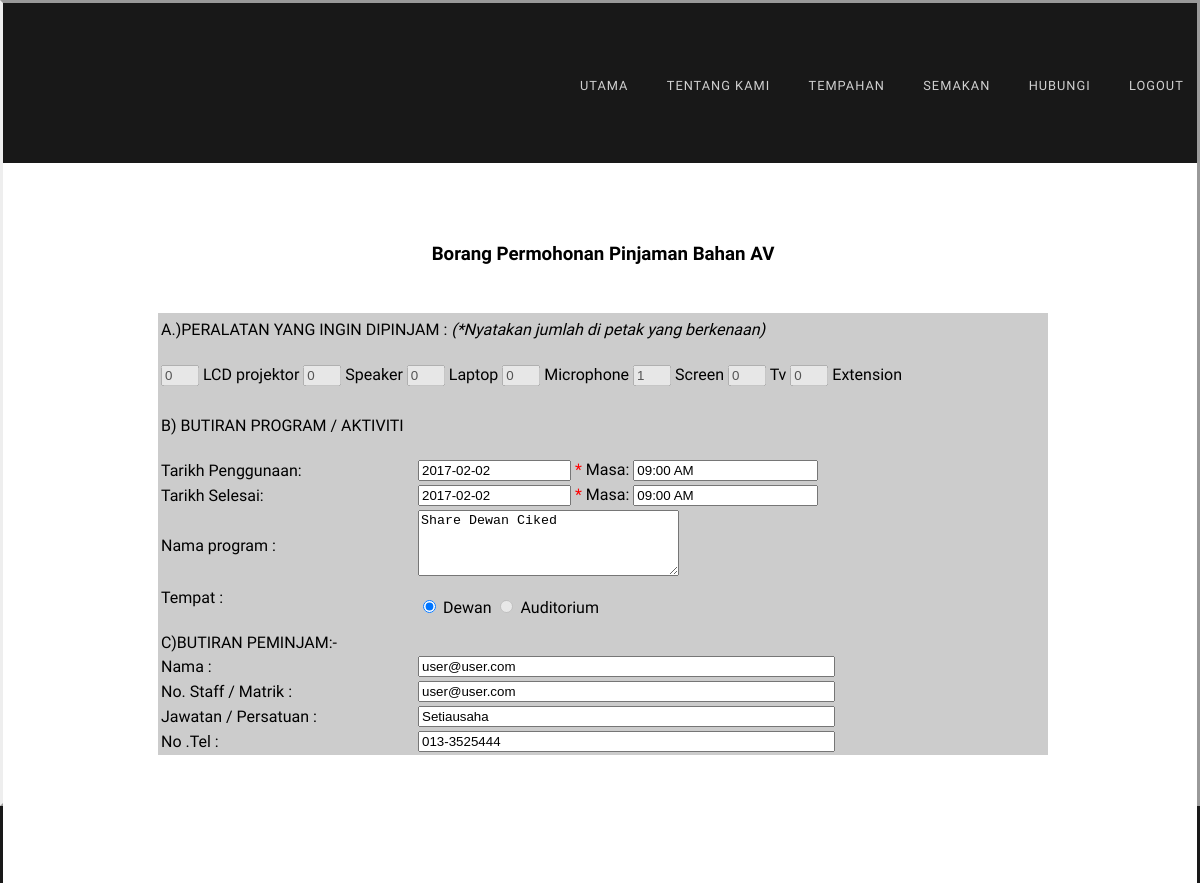
The app's page /borang.php?book_id=9 (signed in) with its own data.
### tables this page shows
CREATE TABLE `book` (
  `id` int(11) NOT NULL,
  `user_id` int(11) NOT NULL,
  `location` varchar(255) NOT NULL,
  `lcd` int(11) NOT NULL,
  `speaker` int(11) NOT NULL,
  `laptop` int(11) NOT NULL,
  `microphone` int(11) NOT NULL,
  `screen` int(11) NOT NULL,
  `tv` int(11) NOT NULL,
  `extension` int(11) NOT NULL,
  `nama_program` varchar(255) NOT NULL,
  `jawatan` varchar(255) NOT NULL,
  `no_tel` varchar(255) NOT NULL,
  `approval` int(11) NOT NULL,
  `start_date` datetime NOT NULL,
  `end_date` datetime NOT NULL
);

CREATE TABLE `users` (
  `id` int(11) NOT NULL,
  `nama` varchar(255) NOT NULL,
  `ic` varchar(255) NOT NULL,
  `alamat` longtext NOT NULL,
  `email` varchar(100) NOT NULL,
  `no_matrik` varchar(30) NOT NULL,
  `password` varchar(255) NOT NULL,
  `user_type` int(11) NOT NULL DEFAULT '0'
);

### borang.php (the view, shortened to what this page needs)
<?php include 'dbconfig.php'; ?>
<?php
$book_id = $_REQUEST['book_id'];
$query = "SELECT book.*, users.nama, users.no_matrik FROM book JOIN users ON book.user_id = users.id WHERE book.id = $book_id";
$result = $con->query($query);
$row = $result->fetch_assoc();
$startdatetime = new DateTime($row['start_date']);
$enddatetime = new DateTime($row['end_date']);
$sdate = $startdatetime->format('Y-m-d');
$stime = $startdatetime->format('h:i A');
$edate = $enddatetime->format('Y-m-d');
?>
<!DOCTYPE html PUBLIC "-//W3C//DTD XHTML 1.0 Strict//EN" "http://www.w3.org/TR/xhtml1/DTD/xhtml1-strict.dtd">
<html xmlns="http://www.w3.org/1999/xhtml">
<head>
<link href="default.css" rel="stylesheet" type="text/css" media="all" />
<link href="fonts.css" rel="stylesheet" type="text/css" media="all" />
</head>
<body>
<div id="=">
	<div id="header" class="container">
		<?php if(!isset($_REQUEST['print'])){ ?>
		<?php include "menu.php"; ?>
		<?php } ?>
	</div>
	</div>
<div id="wrapper">
  <div id="three-column" class="container">
	<div class="title">
	  <h3 align="center">Borang Permohonan Pinjaman Bahan AV</h3>
	</div>
	<form id="form1" method="post" action="booking_process.php">
	  <table width="890" height="93" border="0" align="center"  bgcolor="#CCCCCC" id="footer">
		    <tr>
		      <td height="87" valign="baseline"><p align="left">A.)PERALATAN YANG INGIN DIPINJAM : <em>(*Nyatakan jumlah di petak yang berkenaan) </em></p>
		        <p align="left">
		          <input type="text" name="lcd" id="LCD projektor" value="<?php echo $row['lcd']; ?>"  disabled style=" width: 30px"/>
		          <label for="LCD projektor">LCD projektor</label>
		          <input type="text" name="speaker" id="Speaker " value="<?php echo $row['speaker']; ?>" disabled style=" width: 30px"/>
		          <label for="Speaker ">Speaker </label>
		          <input type="text" name="laptop" id="Laptop" value="<?php echo $row['laptop']; ?>" disabled style=" width: 30px"/>
		          <label for="Laptop">Laptop</label>
		          <input type="text" name="microphone" id="Microphone" value="<?php echo $row['microphone']; ?>" disabled style=" width: 30px"/>
		          <label for="Microphone">Microphone</label>
		          <input type="text" name="screen" id="Screen" value="<?php echo $row['screen']; ?>" disabled style=" width: 30px"/>
		          <label for="Screen">Screen</label>
		          <input type="text" name="tv" id="Tv"  value="<?php echo $row['tv']; ?>" disabled style=" width: 30px"/>
		          <label for="Tv">Tv</label>
		          <input type="text" name="extension" id="Extension " value="<?php echo $row['extension']; ?>" disabled style=" width: 30px"/>
		          <label for="Extension ">Extension </label>
	          </p></td>
	        </tr>
	      </table>
		  <div align="center">
		      <tr>
		        <td width="927" align="center" valign="baseline"><table width="890" height="225" border="0" bgcolor="#CCCCCC">
		          <tr>
		            <td width="253" colspan=""> <p>B) BUTIRAN PROGRAM / AKTIVITI</p></td>
		            <td width="627" valign="baseline"></td>
	              </tr>
		          <tr>
		            <td><span class="control-group">
		              <label class="control-label" >Tarikh Penggunaan:</label>
		              </span></td>
		            <td><span class="input-append date">
		              <input name="tarikh_guna" type="text" class="span2" size="16" value="<?php echo $sdate; ?>" readonly />
		              <font color="#FF0000">*</font> Masa:
		              <input type="text" name="" readonly="" value="<?php echo $stime; ?>">
		              </span></td>
	              </tr>
		          <tr>
		            <td><span class="control-group">
		              <label class="control-label" >Tarikh Selesai:</label>
		              </span></td>
		            <td><input name="tarikh_pulang" type="text" class="span2" size="16"  value="<?php echo $edate; ?>" readonly />
		              <font color="#FF0000">*</font> Masa:
		              <input type="text" name="" readonly="" value="<?php echo $stime; ?>"></td>
	              </tr>
		          <tr>
		            <td><label for="Nama program">Nama program</label>
		              : </td>
		            <td><textarea name="nama_program" cols="30" rows="4" id="Nama program" readonly><?php echo $row['nama_program']; ?></textarea></td>
	              </tr>
		          <tr>
		            <td><p>Tempat :</p>
		              <p></p></td>
		            <td><input type="radio" name="location" id="dewan" value="Dewan" readonly <?php if($row['location'] == 'Dewan'){ echo "checked";}else{echo "disabled";} ?> />
		              <label for="Dewan">Dewan</label>
		              <input type="radio" name="location" id="auditorium" value="Auditorium"  readonly <?php if($row['location'] == 'Auditorium'){ echo "checked";}else{echo "disabled";} ?> />
	                <label for="Auditorium">Auditorium</label></td>
	              </tr>
		          <tr>
		            <td>C)BUTIRAN PEMINJAM:-</td>
		            <td>&nbsp;</td>
	              </tr>
		          <tr>
		            <td>Nama :</td>
		            <td>
		            	<input name="nama" type="nama" id="textfield" size="49%" value="<?php echo $row['nama']; ?>" readonly/>
		            </td>
	              </tr>
		          <tr>
		            <td>No. Staff / Matrik :</td>
		            <td><input type="no.staff/matrik" name="no.staff/matrik" id="textfield3" size="49%" value="<?php echo $row['no_matrik']; ?>"  readonly/></td>
	              </tr>
		          <tr>
		            <td>Jawatan / Persatuan :</td>
		            <td><input name="jawatan/persatuan" type="jawatan/persatuan" id="textfield2" size="49%" value="<?php echo $row['jawatan']; ?>" readonly/></td>
	              </tr>
		          <tr>
		            <td>No .Tel :</td>
		            <td><input name="no.tel" type="no.tel" id="textfield4" size="49%" value="<?php echo $row['no_tel']; ?>" readonly/></td>
	              </tr>
		          </table>		          <p align="left"></p>
	            </td>
	          </tr>
	  </div>
    </form>
  </div>
</div>
</body>
</html>

### default.css (style rules this page uses)
html, body { height: 100%; }
body { margin: 0px; padding: 0px; background: #181818; font-family: 'Didact Gothic', sans-serif; font-size: medium; color: #FFF; text-decoration: none; text-transform: none; border-top-style: outset; border-right-style: outset; border-bottom-style: outset; border-left-style: outset; border-top-color: #999; }
h1, h2, h3 { margin: 0; padding: 0; color: #000; }
p, ol, ul { margin-top: 0; }
p { line-height: 180%; color: #000; }
.container { overflow: hidden; margin: 0em auto; width: 1200px; }
.box1, .box2, .box3, { float: left; margin-right: 20px; }
.title { margin-bottom: 3em; color: #333; border-top-color: #CCC; border-right-color: #CCC; border-bottom-color: #CCC; border-left-color: #CCC; }
#wrapper { position: relative; padding: 5em 0em 7em 0em; background: #FFF; border-top-color: #CCC; border-right-color: #CCC; border-bottom-color: #CCC; border-left-color: #CCC; background-color: #FFFFFF; }
#header { position: relative; padding: 5em 0em; }
#three-column { color: rgba(0,0,0,0.6); border-top-style: none; border-right-style: none; border-bottom-style: none; border-left-style: none; border-top-color: #999; }

### borang.php (style rules this page uses)
#wrapper #three-column #form1 div table tr td p { color: #000; }
#wrapper #three-column #form1 div { color: #000; border-top-color: #CCC; border-right-color: #CCC; border-bottom-color: #CCC; border-left-color: #CCC; }

### records on screen
book: lcd "0", speaker "0", laptop "0", microphone "0", screen "1", tv "0", extension "0", tarikh_guna "2017-02-02", start_date "09:00 AM", tarikh_pulang "2017-02-02", nama_program "Share Dewan Ciked", location "☑", nama "user@user.com", user.no_matrik "user@user.com", jawatan "Setiausaha", no_tel "013-3525444"
